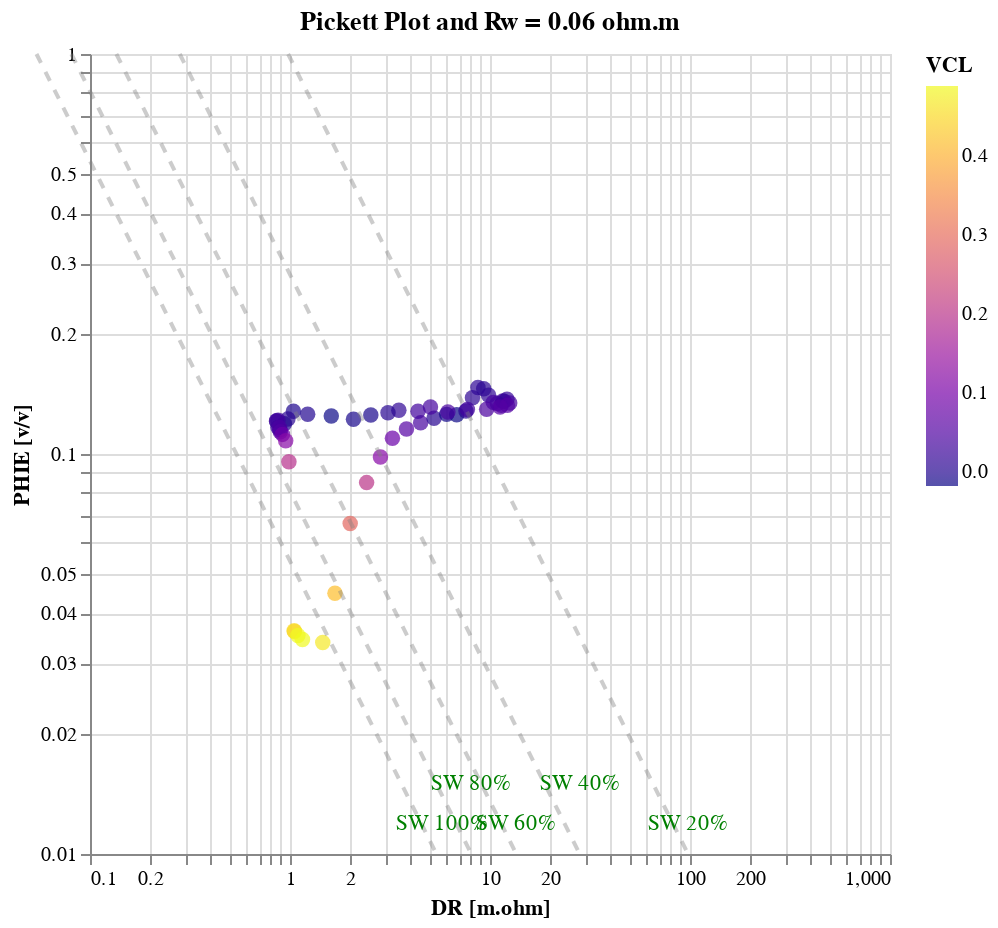

Source (notebook cell):
### Code cell
# pickett_plot(
#     calculation_data,
#     depth_start=4320,
#     depth_end=4350,
#     vcl_limit=0.5,
#     a=a,
#     rwa=rw_input,
#     m=m,
#     n=n,
#     z="VCL",
# )

pickett_plot(calculation_data_copy, depth_start=4320, depth_end=4350, x_range=[0.1, 1000], y_range=[0.01, 1], vcl_limit = 0.5, a = a, rwa = rw_input, m = m, n = n, z = "VCL")

### Figure 1 — Vega-Lite specification as saved in the notebook (floating-point values rounded to 4 significant figures)
{"config": {"view": {"continuousWidth": 300, "continuousHeight": 300}}, "layer": [{"data": {"name": "data-65345dd82fcae2bc32870cf210271ac0"}, "mark": {"type": "circle", "size": 60}, "encoding": {"color": {"field": "VCL", "scale": {"scheme": "plasma"}, "title": "VCL", "type": "quantitative"}, "tooltip": [{"field": "DEPT", "type": "quantitative"}, {"field": "DR", "type": "quantitative"}, {"field": "PHIE", "type": "quantitative"}, {"field": "VCL", "type": "quantitative"}], "x": {"field": "DR", "scale": {"domain": [0.1, 1000], "type": "log"}, "title": "DR [m.ohm]", "type": "quantitative"}, "y": {"field": "PHIE", "scale": {"domain": [0.01, 1], "type": "log"}, "title": "PHIE [v/v]", "type": "quantitative"}}, "title": "Pickett Plot and Rw = 0.06 ohm.m"}, {"layer": [{"layer": [{"data": {"name": "data-1ac3cf76e20587fa21fcf646ceb8028e"}, "mark": {"type": "line", "opacity": 0.4}, "encoding": {"color": {"value": "grey"}, "strokeDash": {"value": [5, 5]}, "x": {"field": "DR", "type": "quantitative"}, "y": {"field": "PHIE", "type": "quantitative"}}, "title": "SW 100%", "transform": [{"calculate": "'SW 100%'", "as": "SW_label"}]}, {"data": {"name": "data-c7dc5cb1f04d2ddcb9721a290a088066"}, "mark": {"type": "text", "align": "left", "baseline": "middle", "dx": -20, "dy": -15}, "encoding": {"color": {"value": "green"}, "text": {"value": "SW 100%"}, "x": {"field": "DR", "type": "quantitative"}, "y": {"field": "PHIE", "type": "quantitative"}}}]}, {"layer": [{"data": {"name": "data-68c0cff4360d92f1d3dcafbdf5b81e91"}, "mark": {"type": "line", "opacity": 0.4}, "encoding": {"color": {"value": "grey"}, "strokeDash": {"value": [5, 5]}, "x": {"field": "DR", "type": "quantitative"}, "y": {"field": "PHIE", "type": "quantitative"}}, "title": "SW 80%", "transform": [{"calculate": "'SW 80%'", "as": "SW_label"}]}, {"data": {"name": "data-2e7f2af38a02a0be819322ac5a5b8608"}, "mark": {"type": "text", "align": "left", "baseline": "middle", "dx": -20, "dy": -35}, "encoding": {"color": {"value": "green"}, "text": {"value": "SW 80%"}, "x": {"field": "DR", "type": "quantitative"}, "y": {"field": "PHIE", "type": "quantitative"}}}]}, {"layer": [{"data": {"name": "data-8672d35ad67475c8448b70437e528005"}, "mark": {"type": "line", "opacity": 0.4}, "encoding": {"color": {"value": "grey"}, "strokeDash": {"value": [5, 5]}, "x": {"field": "DR", "type": "quantitative"}, "y": {"field": "PHIE", "type": "quantitative"}}, "title": "SW 60%", "transform": [{"calculate": "'SW 60%'", "as": "SW_label"}]}, {"data": {"name": "data-b8e8577e4607ef3c72255601b073f35f"}, "mark": {"type": "text", "align": "left", "baseline": "middle", "dx": -20, "dy": -15}, "encoding": {"color": {"value": "green"}, "text": {"value": "SW 60%"}, "x": {"field": "DR", "type": "quantitative"}, "y": {"field": "PHIE", "type": "quantitative"}}}]}, {"layer": [{"data": {"name": "data-07dd6ba6c5e464bc7dee5a7d34c8f16c"}, "mark": {"type": "line", "opacity": 0.4}, "encoding": {"color": {"value": "grey"}, "strokeDash": {"value": [5, 5]}, "x": {"field": "DR", "type": "quantitative"}, "y": {"field": "PHIE", "type": "quantitative"}}, "title": "SW 40%", "transform": [{"calculate": "'SW 40%'", "as": "SW_label"}]}, {"data": {"name": "data-e56ff09aa35f6daf5dad6ba84b7937bf"}, "mark": {"type": "text", "align": "left", "baseline": "middle", "dx": -20, "dy": -35}, "encoding": {"color": {"value": "green"}, "text": {"value": "SW 40%"}, "x": {"field": "DR", "type": "quantitative"}, "y": {"field": "PHIE", "type": "quantitative"}}}]}, {"layer": [{"data": {"name": "data-21aecd33715eb5daa263d72851e702b2"}, "mark": {"type": "line", "opacity": 0.4}, "encoding": {"color": {"value": "grey"}, "strokeDash": {"value": [5, 5]}, "x": {"field": "DR", "type": "quantitative"}, "y": {"field": "PHIE", "type": "quantitative"}}, "title": "SW 20%", "transform": [{"calculate": "'SW 20%'", "as": "SW_label"}]}, {"data": {"name": "data-60fd254311327cd1f5373fc379f65490"}, "mark": {"type": "text", "align": "left", "baseline": "middle", "dx": -20, "dy": -15}, "encoding": {"color": {"value": "green"}, "text": {"value": "SW 20%"}, "x": {"field": "DR", "type": "quantitative"}, "y": {"field": "PHIE", "type": "quantitative"}}}]}]}], "height": 400, "width": 400, "$schema": "https://vega.github.io/schema/vega-lite/v5.20.1.json", "datasets": {"data-65345dd82fcae2bc32870cf210271ac0": [{"WELL": "LLD-18", "DEPT": 4320.0, "GR": 83.62, "DR": 1.053, "SR": 1.058, "NPHI": 0.4828, "RHOB": 2.263, "VSH": 0.9231, "RW": 0.1016, "core_por": "", "core_perm": "", "NPHI_corr": 0.4428, "VCLGR": 0.4528, "VCLRT": 0.3548, "VCLND": 0.4982, "VCL": 0.4528, "PHID": 0.1519, "PHIDshc": 0.07201, "PHI_SIMANDOUX": 0.6615, "PHIN": 0.004428, "PHINshc": 0.0, "PHIxND": 0.03601, "PHIE": 0.03601}, {"WELL": "LLD-18", "DEPT": 4320.0, "GR": 83.53, "DR": 1.048, "SR": 1.049, "NPHI": 0.506, "RHOB": 2.262, "VSH": 0.9217, "RW": 0.1016, "core_por": "", "core_perm": "", "NPHI_corr": 0.466, "VCLGR": 0.4515, "VCLRT": 0.3584, "VCLND": 0.5489, "VCL": 0.4515, "PHID": 0.152, "PHIDshc": 0.07232, "PHI_SIMANDOUX": 0.6605, "PHIN": 0.00466, "PHINshc": 0.0, "PHIxND": 0.03616, "PHIE": 0.03616}, {"WELL": "LLD-18", "DEPT": 4324.0, "GR": 85.87, "DR": 1.096, "SR": 1.052, "NPHI": 0.4903, "RHOB": 2.251, "VSH": 0.9602, "RW": 0.1016, "core_por": "", "core_perm": "", "NPHI_corr": 0.4503, "VCLGR": 0.4885, "VCLRT": 0.3214, "VCLND": 0.5028, "VCL": 0.4885, "PHID": 0.1566, "PHIDshc": 0.07039, "PHI_SIMANDOUX": 0.6879, "PHIN": 0.004503, "PHINshc": 0.0, "PHIxND": 0.03519, "PHIE": 0.03519}, {"WELL": "LLD-18", "DEPT": 4324.0, "GR": 85.85, "DR": 1.154, "SR": 1.061, "NPHI": 0.4738, "RHOB": 2.255, "VSH": 0.96, "RW": 0.1016, "core_por": "", "core_perm": "", "NPHI_corr": 0.4338, "VCLGR": 0.4883, "VCLRT": 0.2796, "VCLND": 0.4709, "VCL": 0.4883, "PHID": 0.1549, "PHIDshc": 0.06874, "PHI_SIMANDOUX": 0.6876, "PHIN": 0.004338, "PHINshc": 0.0, "PHIxND": 0.03437, "PHIE": 0.03437}, {"WELL": "LLD-18", "DEPT": 4326.0, "GR": 84.69, "DR": 1.458, "SR": 1.237, "NPHI": 0.4745, "RHOB": 2.266, "VSH": 0.9407, "RW": 0.1016, "core_por": "", "core_perm": "", "NPHI_corr": 0.4345, "VCLGR": 0.4696, "VCLRT": 0.2096, "VCLND": 0.4838, "VCL": 0.4696, "PHID": 0.1504, "PHIDshc": 0.06757, "PHI_SIMANDOUX": 0.6736, "PHIN": 0.004345, "PHINshc": 0.0, "PHIxND": 0.03378, "PHIE": 0.03378}, {"WELL": "LLD-18", "DEPT": 4326.0, "GR": 81.23, "DR": 1.678, "SR": 1.369, "NPHI": 0.4475, "RHOB": 2.234, "VSH": 0.8838, "RW": 0.1015, "core_por": "", "core_perm": "", "NPHI_corr": 0.4075, "VCLGR": 0.4167, "VCLRT": 0.09183, "VCLND": 0.3921, "VCL": 0.4167, "PHID": 0.1633, "PHIDshc": 0.08972, "PHI_SIMANDOUX": 0.6355, "PHIN": 0.004075, "PHINshc": 0.0, "PHIxND": 0.04486, "PHIE": 0.04486}, {"WELL": "LLD-18", "DEPT": 4327.0, "GR": 71.98, "DR": 2.0, "SR": 1.513, "NPHI": 0.462, "RHOB": 2.177, "VSH": 0.7311, "RW": 0.1015, "core_por": "", "core_perm": "", "NPHI_corr": 0.422, "VCLGR": 0.2917, "VCLRT": null, "VCLND": 0.3673, "VCL": 0.2917, "PHID": 0.1856, "PHIDshc": 0.1341, "PHI_SIMANDOUX": 0.5334, "PHIN": 0.00422, "PHINshc": 0.0, "PHIxND": 0.06705, "PHIE": 0.06705}, {"WELL": "LLD-18", "DEPT": 4328.0, "GR": 64.02, "DR": 2.416, "SR": 1.763, "NPHI": 0.4471, "RHOB": 2.127, "VSH": 0.5997, "RW": 0.1015, "core_por": "", "core_perm": "", "NPHI_corr": 0.4071, "VCLGR": 0.201, "VCLRT": null, "VCLND": 0.2851, "VCL": 0.201, "PHID": 0.2051, "PHIDshc": 0.1696, "PHI_SIMANDOUX": 0.4482, "PHIN": 0.004071, "PHINshc": 0.0, "PHIxND": 0.08481, "PHIE": 0.08481}, {"WELL": "LLD-18", "DEPT": 4328.0, "GR": 55.89, "DR": 2.833, "SR": 2.086, "NPHI": 0.4229, "RHOB": 2.094, "VSH": 0.4657, "RW": 0.1015, "core_por": "", "core_perm": "", "NPHI_corr": 0.3829, "VCLGR": 0.1221, "VCLRT": null, "VCLND": 0.1988, "VCL": 0.1221, "PHID": 0.2182, "PHIDshc": 0.1967, "PHI_SIMANDOUX": 0.3637, "PHIN": 0.003829, "PHINshc": 0.0, "PHIxND": 0.09833, "PHIE": 0.09833}, {"WELL": "LLD-18", "DEPT": 4328.0, "GR": 51.26, "DR": 3.252, "SR": 2.467, "NPHI": 0.4261, "RHOB": 2.054, "VSH": 0.3892, "RW": 0.1015, "core_por": "", "core_perm": "", "NPHI_corr": 0.3861, "VCLGR": 0.08242, "VCLRT": null, "VCLND": 0.1668, "VCL": 0.08242, "PHID": 0.2336, "PHIDshc": 0.2191, "PHI_SIMANDOUX": 0.321, "PHIN": 0.003861, "PHINshc": 0.0, "PHIxND": 0.1095, "PHIE": 0.1095}, {"WELL": "LLD-18", "DEPT": 4329.0, "GR": 48.17, "DR": 3.823, "SR": 2.888, "NPHI": 0.4189, "RHOB": 2.035, "VSH": 0.3383, "RW": 0.1015, "core_por": "", "core_perm": "", "NPHI_corr": 0.3789, "VCLGR": 0.05796, "VCLRT": null, "VCLND": 0.1317, "VCL": 0.05796, "PHID": 0.2412, "PHIDshc": 0.231, "PHI_SIMANDOUX": 0.2938, "PHIN": 0.003789, "PHINshc": 0.0, "PHIxND": 0.1155, "PHIE": 0.1155}, {"WELL": "LLD-18", "DEPT": 4330.0, "GR": 45.73, "DR": 4.499, "SR": 3.504, "NPHI": 0.4089, "RHOB": 2.022, "VSH": 0.2981, "RW": 0.1015, "core_por": "", "core_perm": "", "NPHI_corr": 0.3689, "VCLGR": 0.03969, "VCLRT": null, "VCLND": 0.09694, "VCL": 0.03969, "PHID": 0.2463, "PHIDshc": 0.2393, "PHI_SIMANDOUX": 0.2734, "PHIN": 0.003689, "PHINshc": 0.0, "PHIxND": 0.1196, "PHIE": 0.1196}, {"WELL": "LLD-18", "DEPT": 4330.0, "GR": 40.81, "DR": 5.249, "SR": 4.13, "NPHI": 0.3944, "RHOB": 2.024, "VSH": 0.2168, "RW": 0.1015, "core_por": "", "core_perm": "", "NPHI_corr": 0.3544, "VCLGR": 0.005316, "VCLRT": null, "VCLND": 0.06713, "VCL": 0.005316, "PHID": 0.2455, "PHIDshc": 0.2446, "PHI_SIMANDOUX": 0.2316, "PHIN": 0.003544, "PHINshc": 0.001152, "PHIxND": 0.1229, "PHIE": 0.1229}, {"WELL": "LLD-18", "DEPT": 4330.0, "GR": 37.99, "DR": 6.07, "SR": 4.837, "NPHI": 0.3735, "RHOB": 2.038, "VSH": 0.1703, "RW": 0.1015, "core_por": "", "core_perm": "", "NPHI_corr": 0.3335, "VCLGR": -0.01288, "VCLRT": null, "VCLND": 0.03562, "VCL": -0.01288, "PHID": 0.2398, "PHIDshc": 0.2421, "PHI_SIMANDOUX": 0.208, "PHIN": 0.003335, "PHINshc": 0.00913, "PHIxND": 0.1256, "PHIE": 0.1256}, {"WELL": "LLD-18", "DEPT": 4331.0, "GR": 37.46, "DR": 6.815, "SR": 5.851, "NPHI": 0.3726, "RHOB": 2.045, "VSH": 0.1615, "RW": 0.1015, "core_por": "", "core_perm": "", "NPHI_corr": 0.3326, "VCLGR": -0.01622, "VCLRT": null, "VCLND": 0.0402, "VCL": -0.01622, "PHID": 0.2373, "PHIDshc": 0.2401, "PHI_SIMANDOUX": 0.2029, "PHIN": 0.003326, "PHINshc": 0.01062, "PHIxND": 0.1254, "PHIE": 0.1254}, {"WELL": "LLD-18", "DEPT": 4332.0, "GR": 40.39, "DR": 7.583, "SR": 6.936, "NPHI": 0.3776, "RHOB": 2.001, "VSH": 0.2098, "RW": 0.1015, "core_por": "", "core_perm": "", "NPHI_corr": 0.3376, "VCLGR": 0.002532, "VCLRT": null, "VCLND": 0.007626, "VCL": 0.002532, "PHID": 0.2544, "PHIDshc": 0.254, "PHI_SIMANDOUX": 0.2332, "PHIN": 0.003376, "PHINshc": 0.002236, "PHIxND": 0.1281, "PHIE": 0.1281}, {"WELL": "LLD-18", "DEPT": 4332.0, "GR": 41.52, "DR": 8.173, "SR": 8.085, "NPHI": 0.3887, "RHOB": 1.941, "VSH": 0.2285, "RW": 0.1015, "core_por": "", "core_perm": "", "NPHI_corr": 0.3487, "VCLGR": 0.01005, "VCLRT": null, "VCLND": -0.02828, "VCL": 0.01005, "PHID": 0.2782, "PHIDshc": 0.2764, "PHI_SIMANDOUX": 0.2546, "PHIN": 0.003487, "PHINshc": 0.0, "PHIxND": 0.1382, "PHIE": 0.1382}, {"WELL": "LLD-18", "DEPT": 4332.0, "GR": 41.69, "DR": 8.701, "SR": 9.091, "NPHI": 0.4157, "RHOB": 1.897, "VSH": 0.2314, "RW": 0.1015, "core_por": "", "core_perm": "", "NPHI_corr": 0.3757, "VCLGR": 0.01125, "VCLRT": null, "VCLND": -0.01211, "VCL": 0.01125, "PHID": 0.2952, "PHIDshc": 0.2932, "PHI_SIMANDOUX": 0.2652, "PHIN": 0.003757, "PHINshc": 0.0, "PHIxND": 0.1466, "PHIE": 0.1466}, {"WELL": "LLD-18", "DEPT": 4333.0, "GR": 41.23, "DR": 9.3, "SR": 10.18, "NPHI": 0.4258, "RHOB": 1.904, "VSH": 0.2237, "RW": 0.1015, "core_por": "", "core_perm": "", "NPHI_corr": 0.3858, "VCLGR": 0.008127, "VCLRT": null, "VCLND": 0.01689, "VCL": 0.008127, "PHID": 0.2925, "PHIDshc": 0.291, "PHI_SIMANDOUX": 0.2604, "PHIN": 0.003858, "PHINshc": 0.0002011, "PHIxND": 0.1456, "PHIE": 0.1456}, {"WELL": "LLD-18", "DEPT": 4334.0, "GR": 41.83, "DR": 9.841, "SR": 11.41, "NPHI": 0.4304, "RHOB": 1.929, "VSH": 0.2336, "RW": 0.1015, "core_por": "", "core_perm": "", "NPHI_corr": 0.3904, "VCLGR": 0.01217, "VCLRT": null, "VCLND": 0.05154, "VCL": 0.01217, "PHID": 0.2828, "PHIDshc": 0.2806, "PHI_SIMANDOUX": 0.2594, "PHIN": 0.003904, "PHINshc": 0.0, "PHIxND": 0.1403, "PHIE": 0.1403}, {"WELL": "LLD-18", "DEPT": 4334.0, "GR": 45.65, "DR": 10.39, "SR": 12.44, "NPHI": 0.429, "RHOB": 1.946, "VSH": 0.2967, "RW": 0.1015, "core_por": "", "core_perm": "", "NPHI_corr": 0.389, "VCLGR": 0.03909, "VCLRT": null, "VCLND": 0.06547, "VCL": 0.03909, "PHID": 0.2761, "PHIDshc": 0.2692, "PHI_SIMANDOUX": 0.2866, "PHIN": 0.00389, "PHINshc": 0.0, "PHIxND": 0.1346, "PHIE": 0.1346}, {"WELL": "LLD-18", "DEPT": 4334.0, "GR": 45.59, "DR": 10.89, "SR": 13.57, "NPHI": 0.4424, "RHOB": 1.951, "VSH": 0.2956, "RW": 0.1015, "core_por": "", "core_perm": "", "NPHI_corr": 0.4024, "VCLGR": 0.03861, "VCLRT": null, "VCLND": 0.09953, "VCL": 0.03861, "PHID": 0.2742, "PHIDshc": 0.2674, "PHI_SIMANDOUX": 0.2851, "PHIN": 0.004024, "PHINshc": 0.0, "PHIxND": 0.1337, "PHIE": 0.1337}, {"WELL": "LLD-18", "DEPT": 4335.0, "GR": 46.83, "DR": 11.4, "SR": 14.91, "NPHI": 0.4587, "RHOB": 1.953, "VSH": 0.3161, "RW": 0.1015, "core_por": "", "core_perm": "", "NPHI_corr": 0.4187, "VCLGR": 0.04777, "VCLRT": null, "VCLND": 0.1379, "VCL": 0.04777, "PHID": 0.2732, "PHIDshc": 0.2648, "PHI_SIMANDOUX": 0.2954, "PHIN": 0.004187, "PHINshc": 0.0, "PHIxND": 0.1324, "PHIE": 0.1324}, {"WELL": "LLD-18", "DEPT": 4336.0, "GR": 43.63, "DR": 11.58, "SR": 15.96, "NPHI": 0.4755, "RHOB": 1.947, "VSH": 0.2633, "RW": 0.1015, "core_por": "", "core_perm": "", "NPHI_corr": 0.4355, "VCLGR": 0.02458, "VCLRT": null, "VCLND": 0.1688, "VCL": 0.02458, "PHID": 0.2755, "PHIDshc": 0.2712, "PHI_SIMANDOUX": 0.2695, "PHIN": 0.004355, "PHINshc": 0.0, "PHIxND": 0.1356, "PHIE": 0.1356}, {"WELL": "LLD-18", "DEPT": 4336.0, "GR": 44.2, "DR": 11.76, "SR": 16.24, "NPHI": 0.4627, "RHOB": 1.946, "VSH": 0.2727, "RW": 0.1014, "core_por": "", "core_perm": "", "NPHI_corr": 0.4227, "VCLGR": 0.0286, "VCLRT": null, "VCLND": 0.1391, "VCL": 0.0286, "PHID": 0.2762, "PHIDshc": 0.2711, "PHI_SIMANDOUX": 0.2745, "PHIN": 0.004227, "PHINshc": 0.0, "PHIxND": 0.1356, "PHIE": 0.1356}, {"WELL": "LLD-18", "DEPT": 4336.0, "GR": 42.87, "DR": 12.16, "SR": 15.01, "NPHI": 0.4732, "RHOB": 1.942, "VSH": 0.2508, "RW": 0.1014, "core_por": "", "core_perm": "", "NPHI_corr": 0.4332, "VCLGR": 0.01928, "VCLRT": null, "VCLND": 0.1586, "VCL": 0.01928, "PHID": 0.2776, "PHIDshc": 0.2742, "PHI_SIMANDOUX": 0.2645, "PHIN": 0.004332, "PHINshc": 0.0, "PHIxND": 0.1371, "PHIE": 0.1371}, {"WELL": "LLD-18", "DEPT": 4337.0, "GR": 45.55, "DR": 12.55, "SR": 13.83, "NPHI": 0.4632, "RHOB": 1.949, "VSH": 0.295, "RW": 0.1014, "core_por": "", "core_perm": "", "NPHI_corr": 0.4232, "VCLGR": 0.03831, "VCLRT": null, "VCLND": 0.1432, "VCL": 0.03831, "PHID": 0.275, "PHIDshc": 0.2683, "PHI_SIMANDOUX": 0.2852, "PHIN": 0.004232, "PHINshc": 0.0, "PHIxND": 0.1341, "PHIE": 0.1341}, {"WELL": "LLD-18", "DEPT": 4338.0, "GR": 47.49, "DR": 12.22, "SR": 12.29, "NPHI": 0.4756, "RHOB": 1.951, "VSH": 0.327, "RW": 0.1014, "core_por": "", "core_perm": "", "NPHI_corr": 0.4356, "VCLGR": 0.05274, "VCLRT": null, "VCLND": 0.173, "VCL": 0.05274, "PHID": 0.274, "PHIDshc": 0.2647, "PHI_SIMANDOUX": 0.3016, "PHIN": 0.004356, "PHINshc": 0.0, "PHIxND": 0.1323, "PHIE": 0.1323}, {"WELL": "LLD-18", "DEPT": 4338.0, "GR": 47.87, "DR": 11.23, "SR": 10.55, "NPHI": 0.4756, "RHOB": 1.957, "VSH": 0.3333, "RW": 0.1014, "core_por": "", "core_perm": "", "NPHI_corr": 0.4356, "VCLGR": 0.05564, "VCLRT": null, "VCLND": 0.1783, "VCL": 0.05564, "PHID": 0.2719, "PHIDshc": 0.2621, "PHI_SIMANDOUX": 0.3041, "PHIN": 0.004356, "PHINshc": 0.0, "PHIxND": 0.131, "PHIE": 0.131}, {"WELL": "LLD-18", "DEPT": 4338.0, "GR": 46.41, "DR": 9.622, "SR": 8.933, "NPHI": 0.4562, "RHOB": 1.97, "VSH": 0.3091, "RW": 0.1014, "core_por": "", "core_perm": "", "NPHI_corr": 0.4162, "VCLGR": 0.04463, "VCLRT": null, "VCLND": 0.1491, "VCL": 0.04463, "PHID": 0.2666, "PHIDshc": 0.2588, "PHI_SIMANDOUX": 0.2886, "PHIN": 0.004162, "PHINshc": 0.0, "PHIxND": 0.1294, "PHIE": 0.1294}, {"WELL": "LLD-18", "DEPT": 4339.0, "GR": 44.69, "DR": 7.708, "SR": 7.096, "NPHI": 0.4616, "RHOB": 1.977, "VSH": 0.2809, "RW": 0.1014, "core_por": "", "core_perm": "", "NPHI_corr": 0.4216, "VCLGR": 0.03215, "VCLRT": null, "VCLND": 0.1677, "VCL": 0.03215, "PHID": 0.264, "PHIDshc": 0.2583, "PHI_SIMANDOUX": 0.2726, "PHIN": 0.004216, "PHINshc": 0.0, "PHIxND": 0.1291, "PHIE": 0.1291}, {"WELL": "LLD-18", "DEPT": 4340.0, "GR": 45.87, "DR": 6.157, "SR": 5.789, "NPHI": 0.458, "RHOB": 1.982, "VSH": 0.3004, "RW": 0.1014, "core_por": "", "core_perm": "", "NPHI_corr": 0.418, "VCLGR": 0.04071, "VCLRT": null, "VCLND": 0.1649, "VCL": 0.04071, "PHID": 0.262, "PHIDshc": 0.2548, "PHI_SIMANDOUX": 0.2818, "PHIN": 0.00418, "PHINshc": 0.0, "PHIxND": 0.1274, "PHIE": 0.1274}, {"WELL": "LLD-18", "DEPT": 4340.0, "GR": 45.61, "DR": 5.037, "SR": 4.449, "NPHI": 0.4593, "RHOB": 1.964, "VSH": 0.296, "RW": 0.1014, "core_por": "", "core_perm": "", "NPHI_corr": 0.4193, "VCLGR": 0.03875, "VCLRT": null, "VCLND": 0.1497, "VCL": 0.03875, "PHID": 0.2691, "PHIDshc": 0.2622, "PHI_SIMANDOUX": 0.2829, "PHIN": 0.004193, "PHINshc": 0.0, "PHIxND": 0.1311, "PHIE": 0.1311}, {"WELL": "LLD-18", "DEPT": 4340.0, "GR": 44.77, "DR": 4.364, "SR": 3.348, "NPHI": 0.4767, "RHOB": 1.983, "VSH": 0.2821, "RW": 0.1014, "core_por": "", "core_perm": "", "NPHI_corr": 0.4367, "VCLGR": 0.03266, "VCLRT": null, "VCLND": 0.2071, "VCL": 0.03266, "PHID": 0.2615, "PHIDshc": 0.2557, "PHI_SIMANDOUX": 0.272, "PHIN": 0.004367, "PHINshc": 0.0, "PHIxND": 0.1279, "PHIE": 0.1279}, {"WELL": "LLD-18", "DEPT": 4341.0, "GR": 41.95, "DR": 3.502, "SR": 2.424, "NPHI": 0.4644, "RHOB": 1.988, "VSH": 0.2356, "RW": 0.1014, "core_por": "", "core_perm": "", "NPHI_corr": 0.4244, "VCLGR": 0.01298, "VCLRT": null, "VCLND": 0.185, "VCL": 0.01298, "PHID": 0.2596, "PHIDshc": 0.2573, "PHI_SIMANDOUX": 0.2479, "PHIN": 0.004244, "PHINshc": 0.0, "PHIxND": 0.1286, "PHIE": 0.1286}, {"WELL": "LLD-18", "DEPT": 4342.0, "GR": 40.68, "DR": 3.09, "SR": 2.067, "NPHI": 0.4453, "RHOB": 2.006, "VSH": 0.2147, "RW": 0.1014, "core_por": "", "core_perm": "", "NPHI_corr": 0.4053, "VCLGR": 0.004479, "VCLRT": null, "VCLND": 0.1613, "VCL": 0.004479, "PHID": 0.2524, "PHIDshc": 0.2516, "PHI_SIMANDOUX": 0.2343, "PHIN": 0.004053, "PHINshc": 0.002038, "PHIxND": 0.1268, "PHIE": 0.1268}, {"WELL": "LLD-18", "DEPT": 4342.0, "GR": 38.82, "DR": 2.536, "SR": 1.663, "NPHI": 0.4174, "RHOB": 2.033, "VSH": 0.1839, "RW": 0.1014, "core_por": "", "core_perm": "", "NPHI_corr": 0.3774, "VCLGR": -0.007643, "VCLRT": null, "VCLND": 0.1268, "VCL": -0.007643, "PHID": 0.2418, "PHIDshc": 0.2432, "PHI_SIMANDOUX": 0.2148, "PHIN": 0.003774, "PHINshc": 0.007214, "PHIxND": 0.1252, "PHIE": 0.1252}, {"WELL": "LLD-18", "DEPT": 4342.0, "GR": 38.59, "DR": 2.077, "SR": 1.34, "NPHI": 0.4248, "RHOB": 2.052, "VSH": 0.1802, "RW": 0.1014, "core_por": "", "core_perm": "", "NPHI_corr": 0.3848, "VCLGR": -0.009086, "VCLRT": null, "VCLND": 0.1613, "VCL": -0.009086, "PHID": 0.2346, "PHIDshc": 0.2362, "PHI_SIMANDOUX": 0.2092, "PHIN": 0.003848, "PHINshc": 0.007936, "PHIxND": 0.1221, "PHIE": 0.1221}, {"WELL": "LLD-18", "DEPT": 4343.0, "GR": 37.31, "DR": 1.609, "SR": 1.132, "NPHI": 0.4338, "RHOB": 2.052, "VSH": 0.159, "RW": 0.1014, "core_por": "", "core_perm": "", "NPHI_corr": 0.3938, "VCLGR": -0.01714, "VCLRT": 0.1302, "VCLND": 0.1818, "VCL": -0.01714, "PHID": 0.2344, "PHIDshc": 0.2374, "PHI_SIMANDOUX": 0.2003, "PHIN": 0.003938, "PHINshc": 0.01165, "PHIxND": 0.1245, "PHIE": 0.1245}, {"WELL": "LLD-18", "DEPT": 4344.0, "GR": 39.86, "DR": 1.226, "SR": 1.001, "NPHI": 0.44, "RHOB": 2.021, "VSH": 0.2011, "RW": 0.1014, "core_por": "", "core_perm": "", "NPHI_corr": 0.4, "VCLGR": -0.0009437, "VCLRT": 0.3314, "VCLND": 0.1639, "VCL": -0.0009437, "PHID": 0.2468, "PHIDshc": 0.247, "PHI_SIMANDOUX": 0.2251, "PHIN": 0.004, "PHINshc": 0.004425, "PHIxND": 0.1257, "PHIE": 0.1257}, {"WELL": "LLD-18", "DEPT": 4344.0, "GR": 39.4, "DR": 1.04, "SR": 0.9532, "NPHI": 0.4585, "RHOB": 2.015, "VSH": 0.1935, "RW": 0.1014, "core_por": "", "core_perm": "", "NPHI_corr": 0.4185, "VCLGR": -0.00393, "VCLRT": 0.3654, "VCLND": 0.1984, "VCL": -0.00393, "PHID": 0.2492, "PHIDshc": 0.2499, "PHI_SIMANDOUX": 0.2231, "PHIN": 0.004185, "PHINshc": 0.005953, "PHIxND": 0.1279, "PHIE": 0.1279}, {"WELL": "LLD-18", "DEPT": 4344.0, "GR": 40.92, "DR": 0.9759, "SR": 0.9061, "NPHI": 0.449, "RHOB": 2.027, "VSH": 0.2186, "RW": 0.1014, "core_por": "", "core_perm": "", "NPHI_corr": 0.409, "VCLGR": 0.006064, "VCLRT": 0.4222, "VCLND": 0.1895, "VCL": 0.006064, "PHID": 0.2445, "PHIDshc": 0.2434, "PHI_SIMANDOUX": 0.2319, "PHIN": 0.00409, "PHINshc": 0.001361, "PHIxND": 0.1224, "PHIE": 0.1224}, {"WELL": "LLD-18", "DEPT": 4345.0, "GR": 39.74, "DR": 0.9371, "SR": 0.8611, "NPHI": 0.4221, "RHOB": 2.056, "VSH": 0.1991, "RW": 0.1014, "core_por": "", "core_perm": "", "NPHI_corr": 0.3821, "VCLGR": -0.001708, "VCLRT": 0.4604, "VCLND": 0.1593, "VCL": -0.001708, "PHID": 0.2331, "PHIDshc": 0.2334, "PHI_SIMANDOUX": 0.2168, "PHIN": 0.003821, "PHINshc": 0.00459, "PHIxND": 0.119, "PHIE": 0.119}, {"WELL": "LLD-18", "DEPT": 4346.0, "GR": 41.33, "DR": 0.8908, "SR": 0.8319, "NPHI": 0.4244, "RHOB": 2.059, "VSH": 0.2254, "RW": 0.1013, "core_por": "", "core_perm": "", "NPHI_corr": 0.3844, "VCLGR": 0.008795, "VCLRT": 0.5103, "VCLND": 0.1681, "VCL": 0.008795, "PHID": 0.2316, "PHIDshc": 0.2301, "PHI_SIMANDOUX": 0.2285, "PHIN": 0.003844, "PHINshc": 0.0, "PHIxND": 0.115, "PHIE": 0.115}, {"WELL": "LLD-18", "DEPT": 4346.0, "GR": 42.77, "DR": 0.8704, "SR": 0.835, "NPHI": 0.4053, "RHOB": 2.047, "VSH": 0.2492, "RW": 0.1013, "core_por": "", "core_perm": "", "NPHI_corr": 0.3653, "VCLGR": 0.01864, "VCLRT": 0.534, "VCLND": 0.1141, "VCL": 0.01864, "PHID": 0.2364, "PHIDshc": 0.2331, "PHI_SIMANDOUX": 0.2429, "PHIN": 0.003653, "PHINshc": 0.0, "PHIxND": 0.1166, "PHIE": 0.1166}, {"WELL": "LLD-18", "DEPT": 4346.0, "GR": 43.23, "DR": 0.8569, "SR": 0.8417, "NPHI": 0.4517, "RHOB": 2.022, "VSH": 0.2568, "RW": 0.1013, "core_por": "", "core_perm": "", "NPHI_corr": 0.4117, "VCLGR": 0.02183, "VCLRT": 0.5503, "VCLND": 0.1912, "VCL": 0.02183, "PHID": 0.2461, "PHIDshc": 0.2423, "PHI_SIMANDOUX": 0.2515, "PHIN": 0.004117, "PHINshc": 0.0, "PHIxND": 0.1211, "PHIE": 0.1211}, {"WELL": "LLD-18", "DEPT": 4347.0, "GR": 44.27, "DR": 0.8572, "SR": 0.8447, "NPHI": 0.4389, "RHOB": 2.021, "VSH": 0.274, "RW": 0.1013, "core_por": "", "core_perm": "", "NPHI_corr": 0.3989, "VCLGR": 0.02915, "VCLRT": 0.5499, "VCLND": 0.1621, "VCL": 0.02915, "PHID": 0.2465, "PHIDshc": 0.2414, "PHI_SIMANDOUX": 0.2606, "PHIN": 0.003989, "PHINshc": 0.0, "PHIxND": 0.1207, "PHIE": 0.1207}, {"WELL": "LLD-18", "DEPT": 4348.0, "GR": 44.39, "DR": 0.8716, "SR": 0.8521, "NPHI": 0.4564, "RHOB": 2.017, "VSH": 0.2759, "RW": 0.1013, "core_por": "", "core_perm": "", "NPHI_corr": 0.4164, "VCLGR": 0.02996, "VCLRT": 0.5326, "VCLND": 0.1962, "VCL": 0.02996, "PHID": 0.2482, "PHIDshc": 0.2429, "PHI_SIMANDOUX": 0.2624, "PHIN": 0.004164, "PHINshc": 0.0, "PHIxND": 0.1215, "PHIE": 0.1215}, {"WELL": "LLD-18", "DEPT": 4348.0, "GR": 46.56, "DR": 0.8847, "SR": 0.8549, "NPHI": 0.4372, "RHOB": 2.036, "VSH": 0.3116, "RW": 0.1013, "core_por": "", "core_perm": "", "NPHI_corr": 0.3972, "VCLGR": 0.04575, "VCLRT": 0.5173, "VCLND": 0.1726, "VCL": 0.04575, "PHID": 0.2409, "PHIDshc": 0.2328, "PHI_SIMANDOUX": 0.2785, "PHIN": 0.003972, "PHINshc": 0.0, "PHIxND": 0.1164, "PHIE": 0.1164}, {"WELL": "LLD-18", "DEPT": 4348.0, "GR": 47.32, "DR": 0.8945, "SR": 0.8669, "NPHI": 0.4193, "RHOB": 2.047, "VSH": 0.3243, "RW": 0.1013, "core_por": "", "core_perm": "", "NPHI_corr": 0.3793, "VCLGR": 0.05152, "VCLRT": 0.5061, "VCLND": 0.145, "VCL": 0.05152, "PHID": 0.2363, "PHIDshc": 0.2272, "PHI_SIMANDOUX": 0.2837, "PHIN": 0.003793, "PHINshc": 0.0, "PHIxND": 0.1136, "PHIE": 0.1136}, {"WELL": "LLD-18", "DEPT": 4349.0, "GR": 51.38, "DR": 0.9171, "SR": 0.8934, "NPHI": 0.4195, "RHOB": 2.042, "VSH": 0.3912, "RW": 0.1013, "core_por": "", "core_perm": "", "NPHI_corr": 0.3795, "VCLGR": 0.08339, "VCLRT": 0.4814, "VCLND": 0.1396, "VCL": 0.08339, "PHID": 0.2386, "PHIDshc": 0.2239, "PHI_SIMANDOUX": 0.324, "PHIN": 0.003795, "PHINshc": 0.0, "PHIxND": 0.112, "PHIE": 0.112}, {"WELL": "LLD-18", "DEPT": 4350.0, "GR": 56.0, "DR": 0.9517, "SR": 0.9416, "NPHI": 0.459, "RHOB": 2.044, "VSH": 0.4675, "RW": 0.1013, "core_por": "", "core_perm": "", "NPHI_corr": 0.419, "VCLGR": 0.1231, "VCLRT": 0.4457, "VCLND": 0.2289, "VCL": 0.1231, "PHID": 0.2376, "PHIDshc": 0.2159, "PHI_SIMANDOUX": 0.3708, "PHIN": 0.00419, "PHINshc": 0.0, "PHIxND": 0.1079, "PHIE": 0.1079}, {"WELL": "LLD-18", "DEPT": 4350.0, "GR": 63.6, "DR": 0.9876, "SR": 0.99, "NPHI": 0.425, "RHOB": 2.074, "VSH": 0.5929, "RW": 0.1013, "core_por": "", "core_perm": "", "NPHI_corr": 0.385, "VCLGR": 0.1966, "VCLRT": 0.4113, "VCLND": 0.1835, "VCL": 0.1966, "PHID": 0.2261, "PHIDshc": 0.1914, "PHI_SIMANDOUX": 0.4487, "PHIN": 0.00385, "PHINshc": 0.0, "PHIxND": 0.09569, "PHIE": 0.09569}], "data-1ac3cf76e20587fa21fcf646ceb8028e": [{"DR": 5.4, "PHIE": 0.01, "SW": "SW 100%"}, {"DR": 0.054, "PHIE": 1.0, "SW": "SW 100%"}], "data-c7dc5cb1f04d2ddcb9721a290a088066": [{"DR": 5.4, "PHIE": 0.01, "SW": "SW 100%"}], "data-68c0cff4360d92f1d3dcafbdf5b81e91": [{"DR": 8.069, "PHIE": 0.01, "SW": "SW 80%"}, {"DR": 0.08069, "PHIE": 1.0, "SW": "SW 80%"}], "data-2e7f2af38a02a0be819322ac5a5b8608": [{"DR": 8.069, "PHIE": 0.01, "SW": "SW 80%"}], "data-8672d35ad67475c8448b70437e528005": [{"DR": 13.54, "PHIE": 0.01, "SW": "SW 60%"}, {"DR": 0.1354, "PHIE": 1.0, "SW": "SW 60%"}], "data-b8e8577e4607ef3c72255601b073f35f": [{"DR": 13.54, "PHIE": 0.01, "SW": "SW 60%"}], "data-07dd6ba6c5e464bc7dee5a7d34c8f16c": [{"DR": 28.1, "PHIE": 0.01, "SW": "SW 40%"}, {"DR": 0.281, "PHIE": 1.0, "SW": "SW 40%"}], "data-e56ff09aa35f6daf5dad6ba84b7937bf": [{"DR": 28.1, "PHIE": 0.01, "SW": "SW 40%"}], "data-21aecd33715eb5daa263d72851e702b2": [{"DR": 97.85, "PHIE": 0.01, "SW": "SW 20%"}, {"DR": 0.9785, "PHIE": 1.0, "SW": "SW 20%"}], "data-60fd254311327cd1f5373fc379f65490": [{"DR": 97.85, "PHIE": 0.01, "SW": "SW 20%"}]}}
